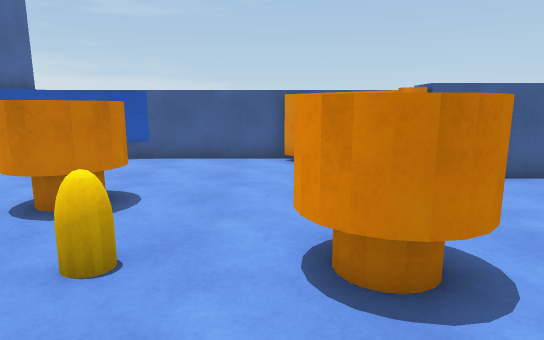
view 1 (above)

16 first-person views from a walk through a scene from a Unity 3-D project. The camera is 1.5 m above the floor, tilts 10° down and sees 75° across. The floor is counted in squares, 1 m on a side. Each view is taken from the middle of a square. On the plan, view 1 faces up. The plan holds only what a view shows up to about 16 squares ahead; the rest is blank. The player character is not drawn.

view 2
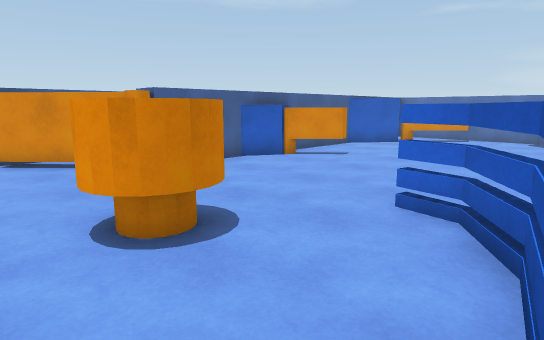

view 3
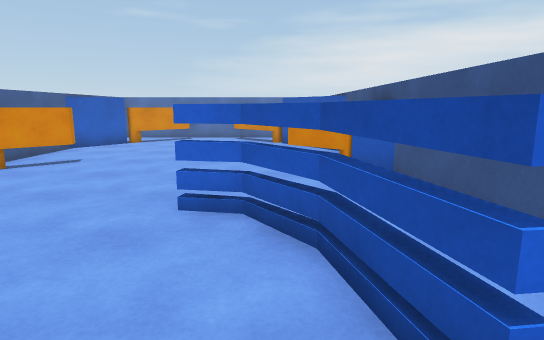

view 4
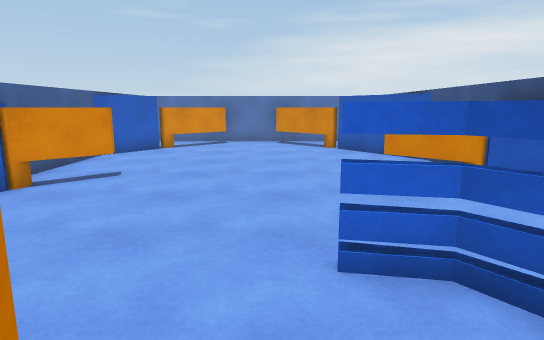

view 5
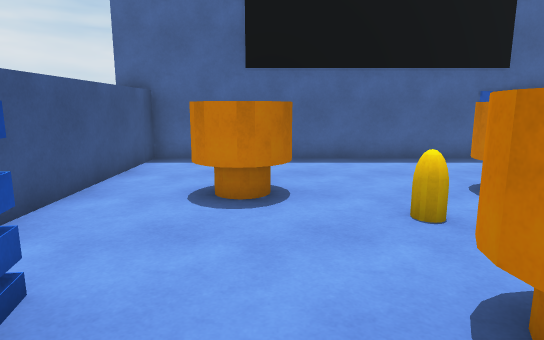

view 6
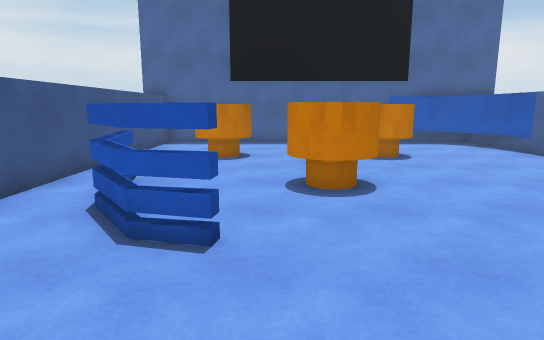

view 7
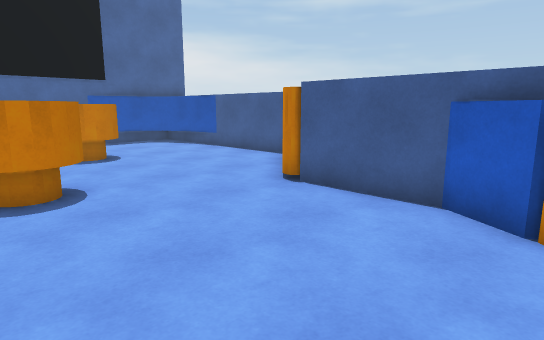

view 8
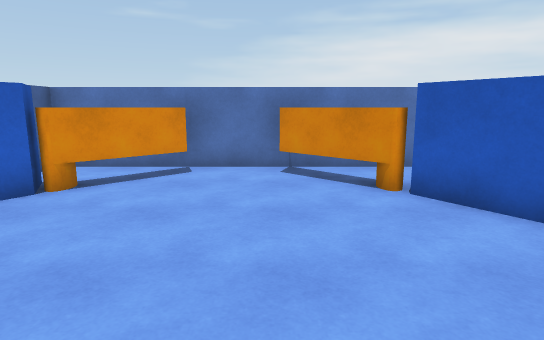

view 9
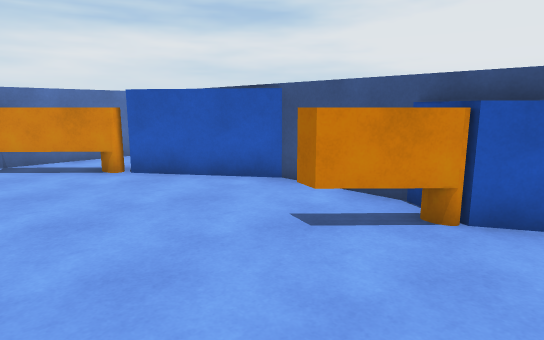

view 10
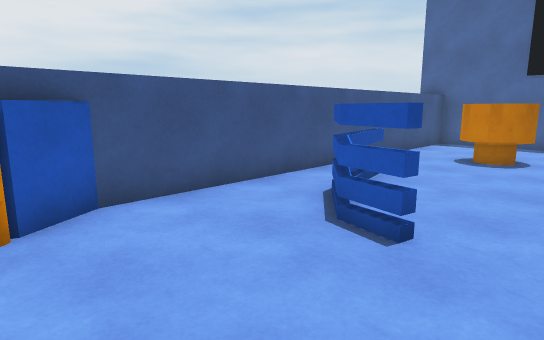

view 11
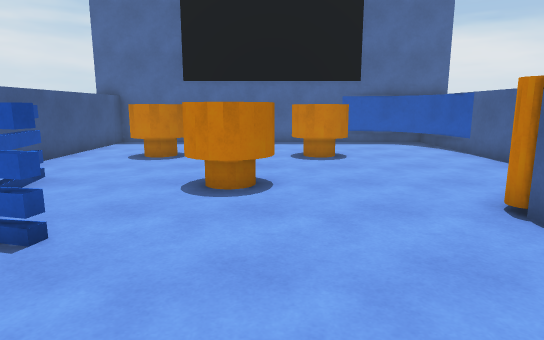

view 12
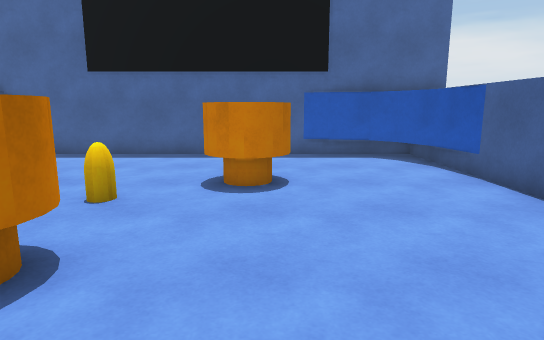

view 13
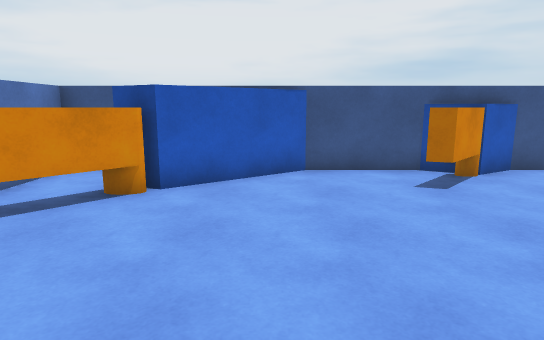

view 14
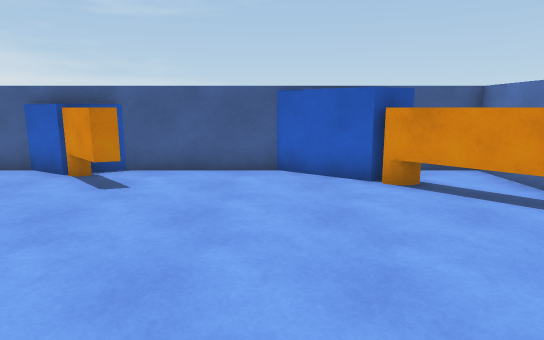

view 15
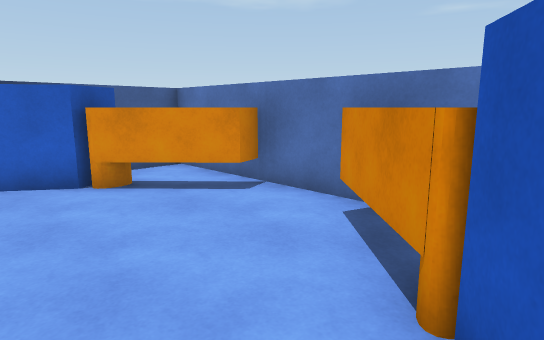

view 16
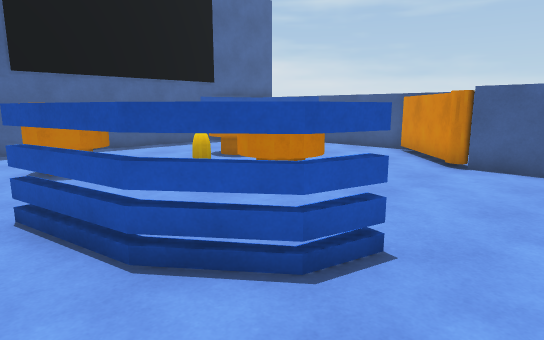

### Floor plan
Key: @ floor where view 1 was taken; # wall or solid block; . floor; = window, fence, low wall or low ledge; O other object.
Columns run from 8 left of view 1 to 17 right of it. Each row starts with its distance up from view 1.
 11  ##########
 10  ##......O.
  9  #........O
  8 ##.........O########## ###
  7 #..............##....###.#
  6 #...OO..........OO....#O.#
  5 #...OO.................OO#
  4 #........O..............O#
  3 #.....=.OOO..............#
  2 #........................#
  1 #...OO......#...........O#
  0 #...OO..@..##..........OO#
 -1 #........###....OO...###.#
 -2 #..............##...##  .#
 -3 #####################   ##

Positions as (right, up) in squares from view 1, and headings:
1: (0, 0), facing up
2: (-1, -1), facing up-right
3: (-1, 0), facing right
4: (1, 2), facing right
5: (3, 1), facing left
6: (8, 2), facing left
7: (8, 2), facing up-left
8: (8, 2), facing right
9: (6, 3), facing down-right
10: (8, 3), facing down-left
11: (8, 4), facing left
12: (4, 6), facing left
13: (12, 6), facing down
14: (12, -1), facing up
15: (12, -1), facing up-right
16: (6, -2), facing up-left
